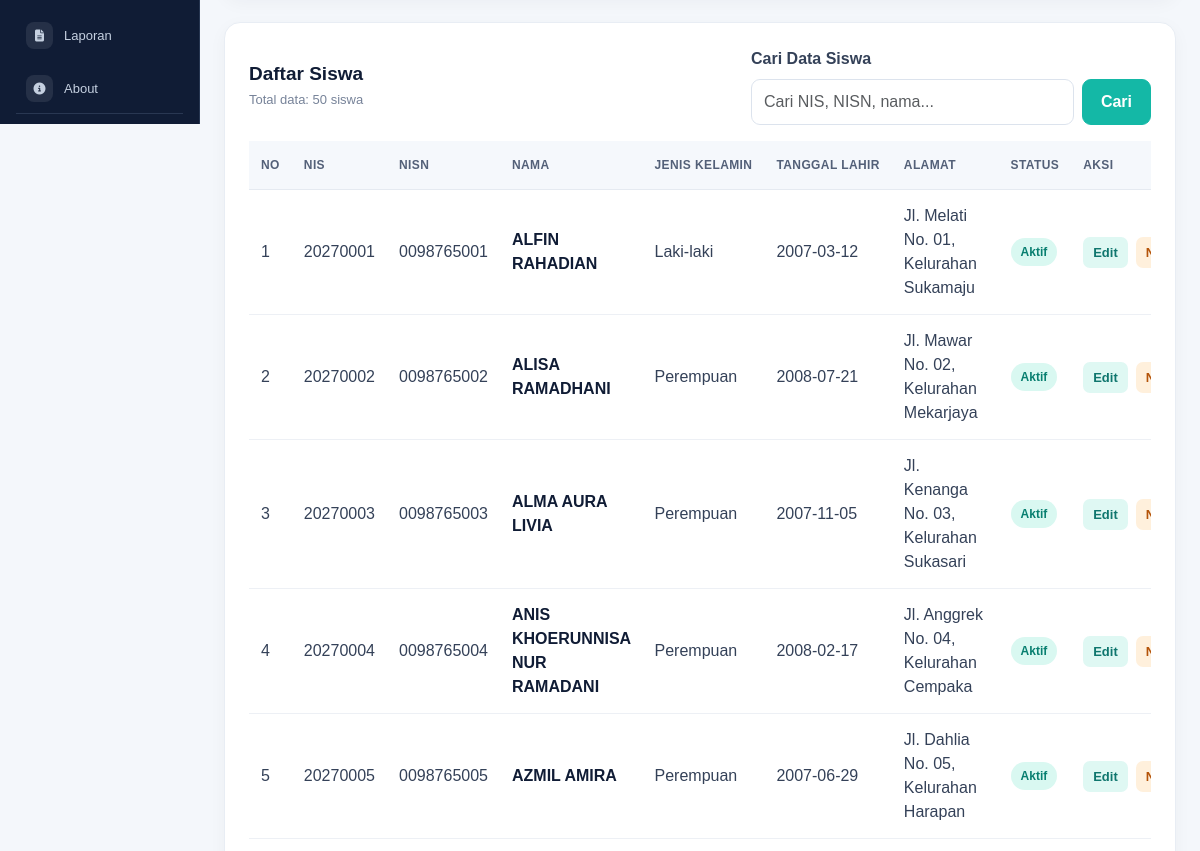
Page /data_siswa.php (signed in, middle part) on the earlier database version.
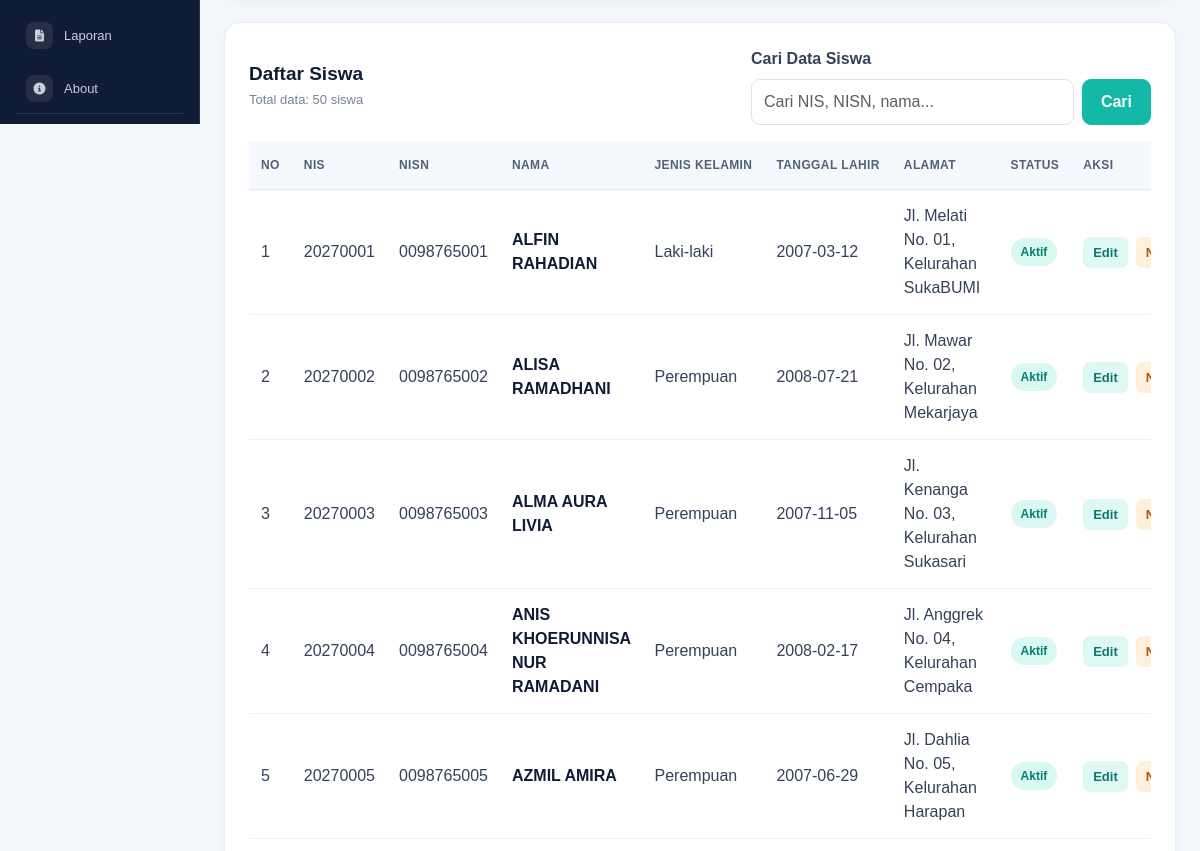
Same page on the later database version.
### tables this page shows
CREATE TABLE `t_siswa` (
  `id` int(11) NOT NULL,
  `nis` varchar(30) DEFAULT NULL,
  `nisn` varchar(20) NOT NULL,
  `nama` varchar(150) DEFAULT NULL,
  `jenis_kelamin` char(1) NOT NULL,
  `tanggal_lahir` date NOT NULL,
  `alamat` text NOT NULL,
  `status_aktif` tinyint(1) NOT NULL,
  `created_at` timestamp NOT NULL DEFAULT current_timestamp(),
  `updated_at` timestamp NOT NULL DEFAULT current_timestamp()
);

### data_siswa.php (the view, shortened to what the changed rows need)
<?php
include 'config/koneksi.php';
$batas = 10;
$halaman_aktif = isset($_GET['page']) ? (int)$_GET['page'] : 1;
$halaman_aktif = ($halaman_aktif < 1) ? 1 : $halaman_aktif;
$mulai = ($halaman_aktif > 1) ? ($halaman_aktif * $batas) - $batas : 0;
$where_sql = "WHERE status_aktif = 1";
$data_siswa = mysqli_query($koneksi, "SELECT * FROM t_siswa $where_sql ORDER BY id ASC LIMIT $mulai, $batas");
?>
<!DOCTYPE html>
<html lang="id">
<head>
    <link rel="stylesheet" href="https://cdnjs.cloudflare.com/ajax/libs/font-awesome/6.5.1/css/all.min.css">
    <link href="https://cdn.jsdelivr.net/npm/bootstrap@5.3.3/dist/css/bootstrap.min.css" rel="stylesheet">
</head>
<body>
<div class="container-fluid">
    <div class="row">
        <main class="col-md-9 col-lg-10 p-4 ms-md-auto">
            <div class="content-card">
                <div class="d-flex justify-content-between align-items-center flex-wrap gap-3 mb-3">
                    <div>
                        <h2 class="section-title mb-1">Daftar Siswa</h2>
                    </div>
                </div>
                <div class="table-responsive">
                    <table class="table">
                        <thead>
                            <tr>
                                <th>No</th>
                                <th>NIS</th>
                                <th>NISN</th>
                                <th>Nama</th>
                                <th>Jenis Kelamin</th>
                                <th>Tanggal Lahir</th>
                                <th>Alamat</th>
                                <th>Status</th>
                                <th>Aksi</th>
                            </tr>
                        </thead>
                        <tbody>
                            <?php
                            $no = $mulai + 1;
                            if (mysqli_num_rows($data_siswa) > 0) {
                                while ($siswa = mysqli_fetch_assoc($data_siswa)) {
                            ?>
                                    <tr>
                                        <td><?php echo $no++; ?></td>
                                        <td><?php echo htmlspecialchars($siswa['nis']); ?></td>
                                        <td><?php echo htmlspecialchars($siswa['nisn']); ?></td>
                                        <td><span class="student-name"><?php echo htmlspecialchars($siswa['nama']); ?></span></td>
                                        <td><?php echo $siswa['jenis_kelamin'] == 'L' ? 'Laki-laki' : 'Perempuan'; ?></td>
                                        <td><?php echo htmlspecialchars($siswa['tanggal_lahir']); ?></td>
                                        <td><?php echo htmlspecialchars($siswa['alamat']); ?></td>
                                        <td>
                                            <?php if ($siswa['status_aktif'] == 1) { ?>
                                                <span class="status-badge status-active">Aktif</span>
                                            <?php } else { ?>
                                                <span class="status-badge status-inactive">Tidak Aktif</span>
                                            <?php } ?>
                                        </td>
                                        <td>
                                            <div class="d-flex gap-2">
                                                <a href="data_siswa.php?edit=<?php echo (int) $siswa['id']; ?>" class="action-link action-edit">Edit</a>
                                                <?php if ($siswa['status_aktif'] == 1) { ?>
                                                    <a href="data_siswa.php?nonaktifkan=<?php echo (int) $siswa['id']; ?>" class="action-link action-disable" onclick="return confirm('Menonaktifkan siswa ini?');">Nonaktifkan</a>
                                                <?php } else { ?>
                                                    <a href="data_siswa.php?hapus_permanen=<?php echo (int) $siswa['id']; ?>" class="action-link action-delete" onclick="return confirm('Yakin mau hapus data ini secara permanen?');">Hapus</a>
                                                <?php } ?>
                                            </div>
                                        </td>
                                    </tr>
                            <?php
                                }
                            } else {
                            ?>
                                <tr>
                                    <td colspan="9" class="empty-state">Data siswa tidak ditemukan.</td>
                                </tr>
                            <?php } ?>
                        </tbody>
                    </table>
                </div>
            </div>
        </main>
    </div>
</div>
</body>
</html>

Differences in the rows shown:
changed t_siswa "ALFIN RAHADIAN": alamat "Jl. Melati No. 01, Kelurahan Sukamaju" → "Jl. Melati No. 01, Kelurahan SukaBUMI"
